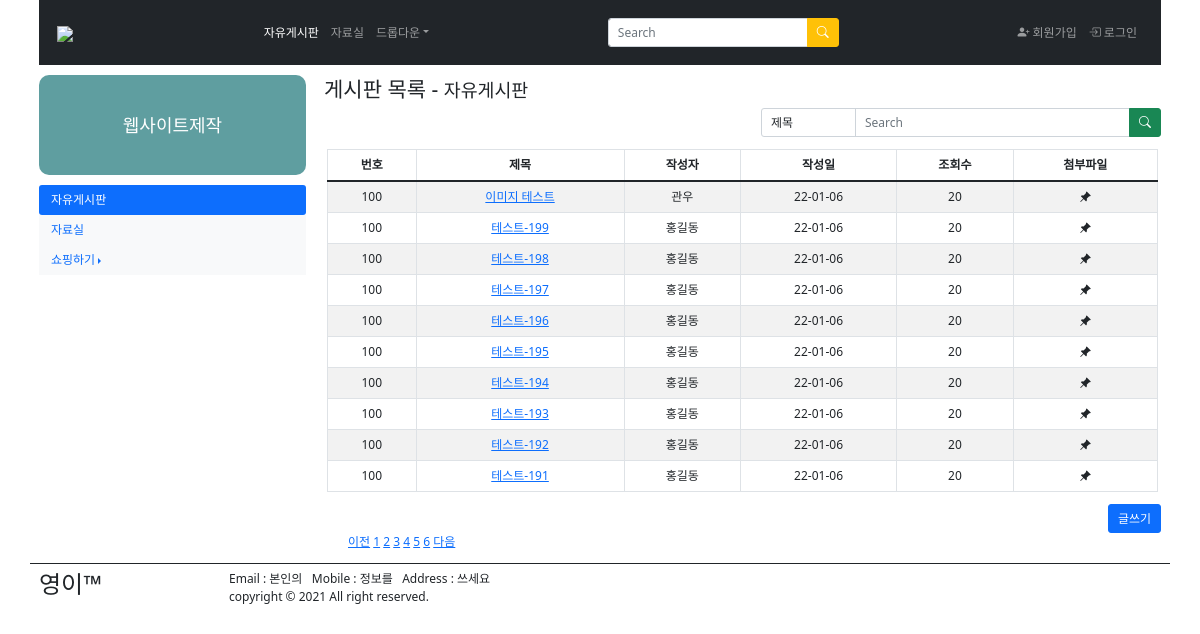
The page /boardApps/ on the database its author committed.
### boardApps/models.py (models this page shows, shortened)
class Post(models.Model):
    user_id = models.CharField(max_length=30)
    passwd = models.CharField(max_length=50)
    titles = models.CharField(max_length=50)
    contents = models.TextField()
    mainphoto = models.ImageField(blank=True, null=True)

### boardApps/views.py (the view)
# urls.py: path('', views.list, name="list"),
def list(request):
    page = request.GET.get('page','1')
    postlist = Post.objects.all().order_by('-id')
    paginator = Paginator(postlist,10)
    postlist = paginator.get_page(page)
    return render(request, 'board/list.html', {'postlist':postlist})

### boardApps/templates/board/list.html (shortened to what this page needs)
<!DOCTYPE html>
<html lang="en">
<head>
    <link href="https://cdn.jsdelivr.net/npm/bootstrap@5.1.2/dist/css/bootstrap.min.css" rel="stylesheet">
    <link rel="stylesheet" href="https://cdn.jsdelivr.net/npm/bootstrap-icons@1.7.1/font/bootstrap-icons.css">
</head>
<body>
<div class="container">
	<div class="row">
        <div class="col-12">
            <nav class="navbar navbar-expand-sm bg-dark navbar-dark">
                <div class="container-fluid">
                    <a class="navbar-brand" href="#">
                        <img src="https://www.ikosmo.co.kr/images/common/logo_center_v2.jpg" style="width: 120px;">
                    </a>
                    <ul class="navbar-nav">
                        <li class="nav-item">
                            <a class="nav-link active" href="#">자유게시판</a>
                        </li>
                        <li class="nav-item">
                            <a class="nav-link" href="#">자료실</a>
                        </li>
                        <li class="nav-item dropdown">
                            <a class="nav-link dropdown-toggle" data-bs-toggle="dropdown" href="#">드롭다운</a>
                        </li>
                    </ul>
                    <form class="mt-3" method="get" action="">
                    <div class="input-group mb-3">
                        <input type="text" class="form-control" placeholder="Search" style="width: 200px;">
                        <button class="btn btn-warning" type="submit">
                            <i class="bi-search" style="font-size: 1rem; color: white;"></i>
                        </button>
                    </div>
                    </form>
                    <ul class="navbar-nav">
                        <li class="nav-item">
                            <a class="nav-link" href="#">
                                <i class="bi-person-plus-fill" style="font-size: 1rem;"></i>
                                회원가입
                            </a>
                        </li>
                        <li class="nav-item">
                            <a class="nav-link" href="#">
                                <i class="bi-box-arrow-in-right" style="font-size: 1rem;"></i>
                                로그인
                            </a>
                        </li>
                    </ul>
                </div>
            </nav>
        </div>
    </div>
    <div class="row">
<div class="col-3">
          <div style="height: 100px;line-height: 100px;text-align: center;background-color: cadetblue;
        border-radius: 10px;margin: 10px 0;font-size: 1.5em;color: #ffffff;">
        웹사이트제작
    </div>
    <ul class="nav nav-pills flex-column">
        <li class="nav-item">
            <a class="nav-link active" href="#">자유게시판</a>
        </li>
        <li class="nav-item bg-light">
            <a class="nav-link" href="#">자료실</a>
        </li>
        <li class="nav-item bg-light dropdown dropend">
            <a class="nav-link dropdown-toggle" data-bs-toggle="dropdown" href="#">쇼핑하기</a>
        </li>
    </ul>
</div>
        <div class="col-9 pt-3">
            <h3>게시판 목록 - <small>자유게시판</small></h3>
            <div class="row">
                <form action="">
                    <div class="input-group ms-auto" style="width: 400px;">
                        <select name="" class="form-control">
                            <option value="">제목</option>
                        </select>
                        <input type="text" class="form-control" placeholder="Search" style="width: 200px;">
                        <button class="btn btn-success" type="submit">
                            <i class="bi-search" style="font-size: 1rem; color: white;"></i>
                        </button>
                    </div>
                </form>
            </div>
            <div class="row mt-3 mx-1">
                <table class="table table-bordered table-hover table-striped">
                <thead>
                    <tr class="text-center">
                        <th>번호</th>
                        <th>제목</th>
                        <th>작성자</th>
                        <th>작성일</th>
                        <th>조회수</th>
                        <th>첨부파일</th>
                    </tr>
                </thead>
                <tbody>
                {% for list in postlist %}
                    <tr class="text-center">
                        <td>100</td>
                        <td><a href="/boardApps/view/{{list.pk}}">{{ list.titles }}</a></td>
                        <td>{{ list.user_id }}</td>
                        <td>22-01-06</td>
                        <td>20</td>
                        <td><i class="bi-pin-angle-fill" style="font-size: 1rem;"></i></td>
                    </tr>
                {% endfor %}
                </tbody>
                </table>
            </div>
            <div class="row">
                <div class="col d-flex justify-content-end">
                    <button type="button" class="btn btn-primary"  onclick="location.href='/boardApps/write/';">글쓰기</button>
                </div>
            </div>
            <ul id="paging">
                {% if postlist.has_previous %}
                <li>
                    <a href="?page={{ postlist.previous_page_number }}">이전</a>
                </li>
                {% else %}
                <li>
                    <a href="#">이전</a>
                </li>
                {% endif %}
                {% for page_number in postlist.paginator.page_range %}
                    {% if page_number >= postlist.number|add:-5 and page_number <= postlist.number|add:5 %}
                        {% if page_number == postlist.number %}
                        <li>
                            <a href="?page={{ page_number }}">{{ page_number }}</a>
                        </li>
                        {% else %}
                        <li>
                            <a href="?page={{ page_number }}">{{ page_number }}</a>
                        </li>
                        {% endif %}
                    {% endif %}
                {% endfor %}
                {% if postlist.has_next %}
                <li>
                    <a href="?page={{ postlist.next_page_number }}">다음</a>
                </li>
                {% else %}
                <li>
                    <a href="#">다음</a>
                </li>
                {% endif %}
            </ul>
        </div>
    </div>
<div class="row border border-dark border-bottom-0 border-start-0 border-end-0 pt-2">
    <div class="col-2">
          <h2>영이&trade;</h2>
    </div>
    <div class="col-10">
          Email : 본인의&nbsp;&nbsp;
          Mobile : 정보를&nbsp;&nbsp;
          Address : 쓰세요
          <br>
          copyright &copy; 2021
          All right reserved.
    </div>
</div>
</div>
</body>
</html>

### boardApps/templates/board/list.html (style rules this page uses)
div { border:0px solid blueviolet; }
* { font-size: 12px; }
#paging li { display: inline; }

### rows shown on the page
Post: titles "이미지 테스트", user_id "관우"
Post: titles "테스트-199", user_id "홍길동"
Post: titles "테스트-198", user_id "홍길동"
Post: titles "테스트-197", user_id "홍길동"
Post: titles "테스트-196", user_id "홍길동"
Post: titles "테스트-195", user_id "홍길동"
Post: titles "테스트-194", user_id "홍길동"
Post: titles "테스트-193", user_id "홍길동"
Post: titles "테스트-192", user_id "홍길동"
Post: titles "테스트-191", user_id "홍길동"

### other values the page prints
{{ page_number }} "1"
{{ page_number }} "2" "3" "4" "5" "6"
